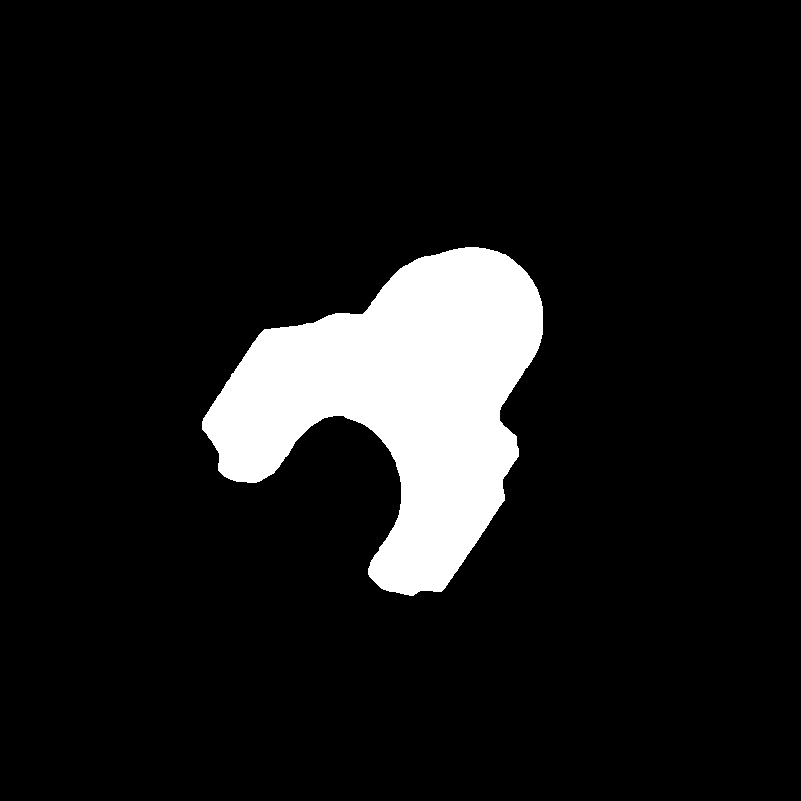
#> input picture data/demo_trials/20261007_135341_548823/current_mask.png, 801 x 801 px
$ python explore_orientation.py
#> lines starting #> are read from the running program, lines starting #| are printed output that depends on the picture; after the words box and inside, x2 and y2 are one past the last pixel; in counts of white or black regions, pixels touching at a corner belong together
### src/robot_vision/vision/test_orientation.py
"""
Test part orientation using the horseshoe opening.

The large external concavity defines a directed geometric reference.
The relative rotation is used to rotate the student-taught grasp offset.

IoU and PCA are retained for comparison only.
Each capture is saved for later analysis and student documentation.

This program uses the existing planar and grasp calibrations.
It does not connect to or move the robot.
"""

import json
import math
from datetime import datetime
from pathlib import Path

import cv2
import numpy as np

from robot_vision.vision.detection import load_calibration, process_frame


# Initial geometric acceptance limits.
# These values are relative to part size and must be checked with real captures.
MIN_DEPTH_RATIO = 0.10
MAX_SECOND_DEPTH_RATIO = 0.75

# Average points near the bottom instead of relying on one contour pixel.
BOTTOM_DEPTH_FRACTION = 0.90


# [160 lines left out: functions center_object_mask, similarity, rotate_mask, find_rotation, pca_orientation, mask_diagnostics, not called in this run]


def horseshoe_direction(mask):
    """Identify the dominant external concavity and its opening direction."""

    # A dense contour allows averaging several pixels near the concavity floor.
    contours, _ = cv2.findContours(
        mask, cv2.RETR_EXTERNAL, cv2.CHAIN_APPROX_NONE
    )

    if not contours:
        raise ValueError("No part contour found.")

    contour = max(contours, key=cv2.contourArea)

    if len(contour) < 4:
        raise ValueError("Insufficient contour geometry.")

    # Convexity defects measure recesses between the contour and its hull.
    # Internal holes are excluded by RETR_EXTERNAL.
    hull_indices = cv2.convexHull(contour, returnPoints=False)

    if hull_indices is None or len(hull_indices) < 3:
        raise ValueError("Could not calculate convex hull.")

    defects = cv2.convexityDefects(contour, hull_indices)

    if defects is None:
        raise ValueError("Horseshoe opening not found.")

    candidates = sorted(
        defects.reshape(-1, 4),
        key=lambda item: int(item[3]),
        reverse=True,
    )

    start_i, end_i, far_i, depth_fixed = map(int, candidates[0])

    # OpenCV stores defect depth with eight fractional bits.
    depth_px = depth_fixed / 256.0
    _, _, width, height = cv2.boundingRect(contour)
    diagonal_px = math.hypot(width, height)
    depth_ratio = depth_px / diagonal_px

    if depth_ratio < MIN_DEPTH_RATIO:
        raise ValueError("No sufficiently deep horseshoe opening.")

    second_depth = (
        int(candidates[1][3]) / 256.0
        if len(candidates) > 1 else 0.0
    )

    if second_depth > MAX_SECOND_DEPTH_RATIO * depth_px:
        raise ValueError("Multiple similar concavities: orientation unclear.")

    points = contour[:, 0].astype(np.float64)
    start = points[start_i]
    end = points[end_i]
    mouth = (start + end) / 2.0
    mouth_vector = end - start
    mouth_width = float(np.linalg.norm(mouth_vector))

    if mouth_width < 1.0:
        raise ValueError("Opening mouth is too narrow.")

    # Follow the contour segment that contains the selected defect.
    if start_i <= end_i:
        arc = points[start_i:end_i + 1]
    else:
        arc = np.concatenate((points[start_i:], points[:end_i + 1]))

    # Measure perpendicular distance from each arc point to the mouth line.
    relative = arc - start
    distances = np.abs(
        mouth_vector[0] * relative[:, 1]
        - mouth_vector[1] * relative[:, 0]
    ) / mouth_width

    # Averaging the deepest region reduces sensitivity to a single pixel.
    floor_points = arc[
        distances >= BOTTOM_DEPTH_FRACTION * distances.max()
    ]
    bottom = floor_points.mean(axis=0)
    direction = mouth - bottom

    if np.linalg.norm(direction) < 1.0:
        raise ValueError("Opening direction is undefined.")

    angle_deg = math.degrees(
        math.atan2(direction[1], direction[0])
    ) % 360.0

    # Lists and floats keep the result directly serializable to JSON.
    return {
        "direction_image_deg": float(angle_deg),
        "mouth_start_px": start.tolist(),
        "mouth_end_px": end.tolist(),
        "mouth_center_px": mouth.tolist(),
        "bottom_px": bottom.tolist(),
        "deepest_contour_point_px": points[far_i].tolist(),
        "depth_px": float(depth_px),
        "depth_ratio": float(depth_ratio),
        "second_depth_px": float(second_depth),
        "mouth_width_px": mouth_width,
    }


# [356 lines left out: functions geometry_preview, calculate_grasp, put_label, save_capture, analyze_capture, main, not called in this run]


# [2 lines that do not run on import are left out]

### src/robot_vision/vision/explore_orientation.py
"""
Interactive orientation activity using a saved part silhouette.

Rotate the silhouette and inspect the horseshoe direction.
Set a practice zero and select a practice grasp point.

This activity does not open a camera, import a robot controller,
or modify calibration and grasp configuration files.
"""

import argparse
import math
from pathlib import Path

import cv2
import numpy as np

from robot_vision.vision.test_orientation import horseshoe_direction


PROJECT_ROOT = Path(__file__).resolve().parents[3]
DEFAULT_IMAGE = (
    PROJECT_ROOT
    / "data/demo_trials/20261007_135341_548823/current_mask.png"
)

WINDOW = "Explore Part Orientation - Offline Practice"
SIZE = 440
CENTER = (SIZE // 2, SIZE // 2)
RADIUS = 185
HEADER = 130
FOOTER = 105


def load_silhouette(path):
    """Center a saved silhouette with enough room for a full rotation."""

    mask = cv2.imread(str(path), cv2.IMREAD_GRAYSCALE)

    if mask is None:
        raise FileNotFoundError(f"Could not read silhouette: {path}")

    _, mask = cv2.threshold(mask, 127, 255, cv2.THRESH_BINARY)
    contours, _ = cv2.findContours(
        mask, cv2.RETR_EXTERNAL, cv2.CHAIN_APPROX_SIMPLE
    )

    if not contours:
        raise ValueError("The image contains no part silhouette.")

    # Keep the largest external contour, matching the orientation method.
    contour = max(contours, key=cv2.contourArea)
    isolated = np.zeros_like(mask)
    cv2.drawContours(isolated, [contour], -1, 255, cv2.FILLED)

    x, y, width, height = cv2.boundingRect(contour)
    crop = isolated[y:y + height, x:x + width]

    scale = min(240.0 / width, 240.0 / height)
    crop = cv2.resize(
        crop,
        None,
        fx=scale,
        fy=scale,
        interpolation=cv2.INTER_NEAREST,
    )

    # Padding prevents the silhouette from being clipped when rotated.
    canvas = np.zeros((SIZE, SIZE), dtype=np.uint8)
    height, width = crop.shape
    top = (SIZE - height) // 2
    left = (SIZE - width) // 2
    canvas[top:top + height, left:left + width] = crop
    return canvas


def point_on_circle(angle_deg, radius):
    """Use mathematical angles: positive rotation is counterclockwise."""

    angle = math.radians(angle_deg)
    return (
        round(CENTER[0] + radius * math.cos(angle)),
        round(CENTER[1] - radius * math.sin(angle)),
    )


def put_text(image, text, position, color=(225, 225, 225), scale=0.48):
    """Draw consistent labels on the activity screen."""

    cv2.putText(
        image,
        text,
        position,
        cv2.FONT_HERSHEY_SIMPLEX,
        scale,
        color,
        1,
        cv2.LINE_AA,
    )


def draw_protractor(image, zero_angle):
    """Draw the overlay only after silhouette analysis."""

    cv2.circle(image, CENTER, RADIUS, (110, 110, 110), 1)

    for angle in range(0, 360, 15):
        absolute = zero_angle + angle
        inner_radius = RADIUS - (12 if angle % 30 == 0 else 6)
        cv2.line(
            image,
            point_on_circle(absolute, inner_radius),
            point_on_circle(absolute, RADIUS),
            (150, 150, 150),
            1,
        )

        if angle % 30 == 0:
            x, y = point_on_circle(absolute, RADIUS + 19)
            label = str(angle)
            width = cv2.getTextSize(
                label, cv2.FONT_HERSHEY_SIMPLEX, 0.4, 1
            )[0][0]
            put_text(image, label, (x - width // 2, y + 4), scale=0.4)

    # The zero line belongs only to this practice activity.
    cv2.line(
        image,
        CENTER,
        point_on_circle(zero_angle, RADIUS),
        (190, 140, 40),
        1,
    )


def main():
    """Run a local image exercise without hardware access."""

    parser = argparse.ArgumentParser(
        description="Explore horseshoe orientation using a saved silhouette."
    )
    parser.add_argument(
        "--image",
        default=str(DEFAULT_IMAGE),
        help="Path to a saved binary part silhouette.",
    )
    args = parser.parse_args()

    path = Path(args.image)
    if not path.is_absolute():
        path = PROJECT_ROOT / path

    base = load_silhouette(path)
#> in load_silhouette, `mask = cv2.imread(str(path), cv2.IMREAD_GRAYSCALE)`: mask: shape (801, 801); 9.6% white; 1 white region
#> in load_silhouette, `contours, _ = cv2.findContours( mask, cv2.RETR_EXTERNAL, cv2.CHAIN_APP..`: contours = 1 contour; box (x1, y1, x2, y2) and area: (202, 247, 543, 596) 60834
#> in load_silhouette, `contour = max(contours, key=cv2.contourArea)`: contour = contour of 537 points, box (x1, y1, x2, y2) (202, 247, 543, 596), area 60834
#> in load_silhouette, `x, y, width, height = cv2.boundingRect(contour)`: x = 202; y = 247; width = 341; height = 349
#> in load_silhouette, `crop = isolated[y:y + height, x:x + width]`:
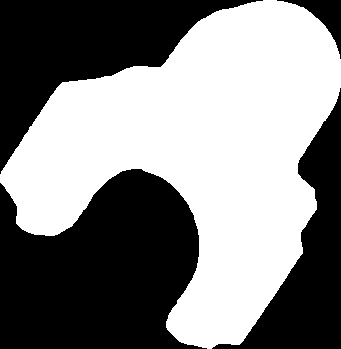
#> crop: shape (349, 341); 51.6% white; 4 black regions, box (x1, y1, x2, y2) and area: (0, 169, 207, 349) 27854, (0, 0, 263, 174) 17298, (212, 88, 341, 349) 11405, (277, 0, 341, 59) 1058
#> in load_silhouette, `scale = min(240.0 / width, 240.0 / height)`: scale = 0.688
#> in load_silhouette, `crop = cv2.resize( crop, None, fx=scale, fy=scale, interpolation=cv2.I..`: crop: shape (240, 234); 51.6% white; 4 black regions, box (x1, y1, x2, y2) and area: (0, 117, 139, 240) 13158, (0, 0, 181, 120) 8341, (147, 67, 234, 240) 5177, (191, 0, 234, 36) 482
#> in load_silhouette, `canvas[top:top + height, left:left + width] = crop`:
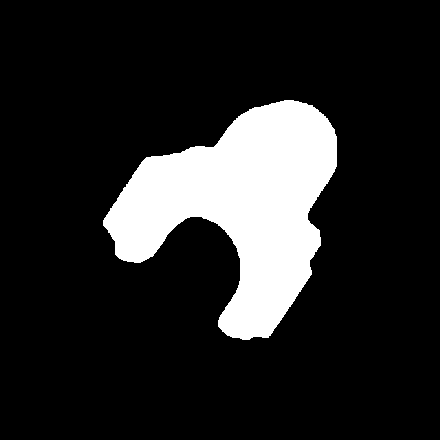
#> canvas: shape (440, 440); 15% white; 1 white region
    reference_geometry = horseshoe_direction(base)
#> in horseshoe_direction, `contours, _ = cv2.findContours( mask, cv2.RETR_EXTERNAL, cv2.CHAIN_APP..`: contours = 1 contour; box (x1, y1, x2, y2) and area: (103, 100, 337, 340) 28606
#> in horseshoe_direction, `contour = max(contours, key=cv2.contourArea)`: contour = contour of 790 points, box (x1, y1, x2, y2) (103, 100, 337, 340), area 28606
#> in horseshoe_direction, `hull_indices = cv2.convexHull(contour, returnPoints=False)`: hull_indices = 35 values, max 781 at index 0, min 0 at index 34, mean 438.4
#> in horseshoe_direction, `defects = cv2.convexityDefects(contour, hull_indices)`: defects = 29 rows, first 6: [0, 13, 9, 230], [13, 30, 24, 352], [30, 35, 33, 190], [35, 147, 80, 4925], [152, 162, 159, 189], [162, 180, 177, 343]
#> in horseshoe_direction, `candidates = sorted( defects.reshape(-1, 4), key=lambda item: int(item..`: candidates = 29 items, first 6: [252, 473, 357, 21860], [35, 147, 80, 4925], [610, 695, 644, 4888], [580, 610, 594, 1551], [218, 248, 235, 1272], [495, 514, 499, 657]
#> in horseshoe_direction, `start_i, end_i, far_i, depth_fixed = map(int, candidates[0])`: start_i = 252; end_i = 473; far_i = 357; depth_fixed = 21860
#> in horseshoe_direction, `depth_px = depth_fixed / 256.0`: depth_px = 85.39
#> in horseshoe_direction, `_, _, width, height = cv2.boundingRect(contour)`: width = 234; height = 240
#> in horseshoe_direction, `diagonal_px = math.hypot(width, height)`: diagonal_px = 335.2
#> in horseshoe_direction, `depth_ratio = depth_px / diagonal_px`: depth_ratio = 0.255
#> in horseshoe_direction, `second_depth = ( int(candidates[1][3]) / 256.0 if len(candidates) > 1 ..`: second_depth = 19.24
#> in horseshoe_direction, `points = contour[:, 0].astype(np.float64)`: points = 790 pairs, first value 103 to 336, second value 100 to 339
#> in horseshoe_direction, `start = points[start_i]`: start = [119, 258]
#> in horseshoe_direction, `end = points[end_i]`: end = [227, 335]
#> in horseshoe_direction, `mouth = (start + end) / 2.0`: mouth = [173, 296.5]
#> in horseshoe_direction, `mouth_vector = end - start`: mouth_vector = [108, 77]
#> in horseshoe_direction, `mouth_width = float(np.linalg.norm(mouth_vector))`: mouth_width = 132.6
#> in horseshoe_direction, `arc = points[start_i:end_i + 1]`: arc = 222 pairs, first value 119 to 240, second value 216 to 335
#> in horseshoe_direction, `relative = arc - start`: relative = 222 pairs, first value 0 to 121, second value -42 to 77
#> in horseshoe_direction, `distances = np.abs( mouth_vector[0] * relative[:, 1] - mouth_vector[1]..`: distances = 222 values, max 85.39 at index 105, min 0 at index 0, mean 46.26
#> in horseshoe_direction, `floor_points = arc[ distances >= BOTTOM_DEPTH_FRACTION * distances.max..`: floor_points = 52 pairs, first value 193 to 236, second value 216 to 247
#> in horseshoe_direction, `bottom = floor_points.mean(axis=0)`: bottom = [216.8, 227]
#> in horseshoe_direction, `direction = mouth - bottom`: direction = [-43.75, 69.5]
#> in horseshoe_direction, `angle_deg = math.degrees( math.atan2(direction[1], direction[0]) ) % 3..`: angle_deg = 122.2
#> reference_geometry = 10 items

    # Convert downward-positive image angles to counterclockwise angles.
    initial_angle = (
        -reference_geometry["direction_image_deg"]
    ) % 360.0
#> initial_angle = 237.8
    zero_angle = initial_angle
#> zero_angle = 237.8

    state = {
        "matrix": cv2.getRotationMatrix2D(CENTER, 0, 1.0),
        "grasp": None,
    }

    def select_grasp(event, x, y, flags, parameter):
        """Store a clicked practice point in the original image frame."""

        if event != cv2.EVENT_LBUTTONDOWN:
            return

        local_y = y - HEADER
        if not (0 <= x < SIZE and 0 <= local_y < SIZE):
            return

        inverse = cv2.invertAffineTransform(state["matrix"])
        original = inverse @ np.array([x, local_y, 1.0])

        if 0 <= original[0] < SIZE and 0 <= original[1] < SIZE:
            state["grasp"] = original

    cv2.namedWindow(WINDOW, cv2.WINDOW_AUTOSIZE)
    cv2.createTrackbar("Rotate CCW", WINDOW, 0, 359, lambda value: None)
    cv2.setMouseCallback(WINDOW, select_grasp)

    print("OFFLINE PRACTICE - no camera or robot connection.")
    print("Move the rotation slider or press A / D.")
    print("Click to select a practice grasp point.")
    print("Z: set practice zero. R: reset. Q or ESC: exit.")
    print("Practice changes are not saved to robot configuration.")

    try:
        while True:
            rotation = cv2.getTrackbarPos("Rotate CCW", WINDOW)
            matrix = cv2.getRotationMatrix2D(CENTER, rotation, 1.0)
            state["matrix"] = matrix

            # Analyze only the binary image, never the graphical overlay.
            rotated = cv2.warpAffine(
                base,
                matrix,
                (SIZE, SIZE),
                flags=cv2.INTER_NEAREST,
                borderValue=0,
            )

            panel = np.full((SIZE, SIZE, 3), 24, dtype=np.uint8)
            panel[rotated > 0] = (200, 205, 210)

            contours, _ = cv2.findContours(
                rotated, cv2.RETR_EXTERNAL, cv2.CHAIN_APPROX_SIMPLE
            )
            cv2.drawContours(panel, contours, -1, (70, 220, 90), 2)

            current_angle = None
            message = "Orientation unavailable"

            try:
                geometry = horseshoe_direction(rotated)
#> geometry = 10 items
                current_angle = (
                    -geometry["direction_image_deg"]
                ) % 360.0
#> current_angle = 237.8
                relative_angle = (current_angle - zero_angle) % 360.0
#> relative_angle = 0
                message = f"Detected from practice zero: {relative_angle:6.1f} deg"
#> message = 'Detected from practice zero:    0.0 deg'

                # Draw the identified opening and its direction.
                start = tuple(np.rint(geometry["mouth_start_px"]).astype(int))
#> start = (119, 258)
                end = tuple(np.rint(geometry["mouth_end_px"]).astype(int))
#> end = (227, 335)
                bottom = tuple(np.rint(geometry["bottom_px"]).astype(int))
#> bottom = (217, 227)
                mouth = tuple(np.rint(geometry["mouth_center_px"]).astype(int))
#> mouth = (173, 296)
                cv2.line(panel, start, end, (0, 220, 255), 2)
                cv2.arrowedLine(
                    panel, bottom, mouth, (70, 70, 255), 2, tipLength=0.25
                )
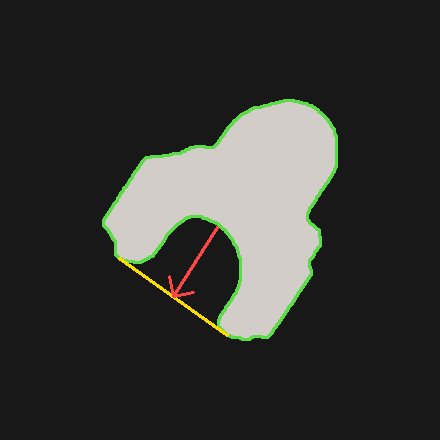
#> panel: shape (440, 440, 3); mean of channels 0, 1, 2 49.4, 52.8, 52; drawn as B, G, R

            except ValueError as error:
                message = str(error)

            # A centroid marker makes the detected part center visible.
            moments = cv2.moments(rotated)
#> moments = moments, m00 7395510, centre m10/m00, m01/m00 = (239.6, 205.4)
            if moments["m00"]:
                centroid = (
                    round(moments["m10"] / moments["m00"]),
                    round(moments["m01"] / moments["m00"]),
                )
#> centroid = (240, 205)
                cv2.drawMarker(
                    panel, centroid, (255, 180, 60),
                    cv2.MARKER_CROSS, 14, 1,
                )
#> panel: shape (440, 440, 3); 0.01% of pixels changed, all inside (x1, y1, x2, y2) = (233, 198, 248, 213)

            draw_protractor(panel, zero_angle)
#> the loop in draw_protractor, `for angle in range(0, 360, 15):` made 24 passes
#> (absolute, x, y) on passes 1, 3, 5, 7, 9, 11, 13, 15, 17, 19, 21, 23: (237.8, 111, 393), (267.8, 212, 424), (297.8, 315, 400), (327.8, 393, 329), (357.8, 424, 228), (387.8, 400, 125), (417.8, 329, 47), (447.8, 228, 16), (477.8, 125, 40), (507.8, 47, 111), (537.8, 16, 212), (567.8, 40, 315)
#> absolute on passes 2, 4, 6, 8, 10, 12: 252.8, 282.8, 312.8, 342.8, 372.8, 402.8
#> after the loop in draw_protractor, `for angle in range(0, 360, 15):`:
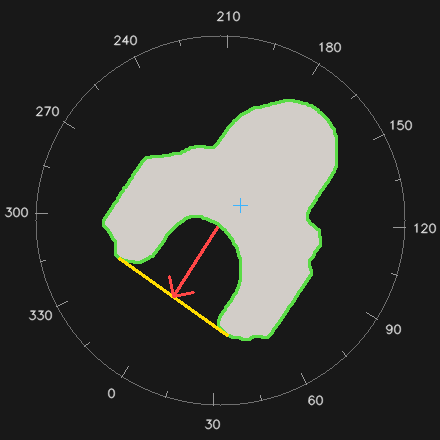
#> image: shape (440, 440, 3); mean of channels 0, 1, 2 50.8, 54.3, 53.4; drawn as B, G, R
#> in draw_protractor, `cv2.line( image, CENTER, point_on_circle(zero_angle, RADIUS), (190, 14..`:
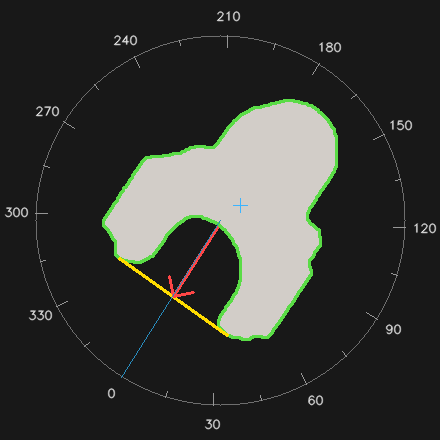
#> image: shape (440, 440, 3); 0.08% of pixels changed, all inside (x1, y1, x2, y2) = (121, 220, 221, 378); drawn as B, G, R

            if current_angle is not None:
                cv2.arrowedLine(
                    panel,
                    CENTER,
                    point_on_circle(current_angle, RADIUS - 20),
                    (70, 70, 255),
                    2,
                    tipLength=0.08,
                )
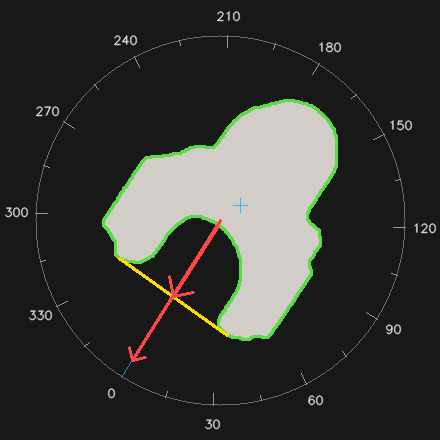
#> panel: shape (440, 440, 3); 0.26% of pixels changed, all inside (x1, y1, x2, y2) = (128, 219, 222, 362); drawn as B, G, R

            # Rotate the selected point with the image for practice.
            # This is not a robot target or a metric grasp calibration.
            if state["grasp"] is not None:
                point = matrix @ np.array([*state["grasp"], 1.0])
                point = tuple(np.rint(point).astype(int))
                cv2.drawMarker(
                    panel, point, (230, 70, 230),
                    cv2.MARKER_TILTED_CROSS, 18, 2,
                )

            screen = np.full(
                (HEADER + SIZE + FOOTER, SIZE, 3), 24, dtype=np.uint8
            )
            screen[HEADER:HEADER + SIZE] = panel

            put_text(screen, "EXPLORE PART ORIENTATION", (15, 27), scale=0.65)
            put_text(screen, "OFFLINE PRACTICE - NO ROBOT", (15, 52), (80, 220, 255))
            put_text(screen, message, (15, 79))
            put_text(screen, f"Applied image rotation: {rotation} deg CCW", (15, 103))
            put_text(screen, "Red arrow: horseshoe opening direction", (15, 123), scale=0.43)

            bottom_y = HEADER + SIZE
            put_text(screen, "Slider / A D: rotate    Z: set practice zero", (12, bottom_y + 22))
            put_text(screen, "Click: practice grasp point (magenta)", (12, bottom_y + 44))
            put_text(screen, "R: reset    Q / ESC: exit", (12, bottom_y + 66))
            put_text(screen, "Robot calibration is unchanged.", (12, bottom_y + 90))
#> in put_text (call 21), `cv2.putText( image, text, position, cv2.FONT_HERSHEY_SIMPLEX, scale, c..`:
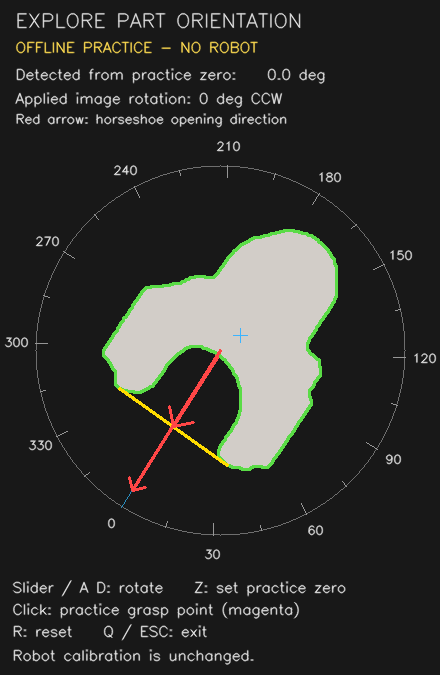
#> image: shape (675, 440, 3); mean of channels 0, 1, 2 45.6, 48.2, 48; drawn as B, G, R

            cv2.imshow(WINDOW, screen)
            key = cv2.waitKey(30) & 0xFF
#> (key q is pressed here)

            if key in (27, ord("q")):
                break
            if cv2.getWindowProperty(WINDOW, cv2.WND_PROP_VISIBLE) < 1:
                break

            if key == ord("z") and current_angle is not None:
                zero_angle = current_angle
            elif key == ord("r"):
                zero_angle = initial_angle
                state["grasp"] = None
                cv2.setTrackbarPos("Rotate CCW", WINDOW, 0)
            elif key == ord("a"):
                cv2.setTrackbarPos("Rotate CCW", WINDOW, (rotation + 5) % 360)
            elif key == ord("d"):
                cv2.setTrackbarPos("Rotate CCW", WINDOW, (rotation - 5) % 360)

    finally:
        cv2.destroyAllWindows()


if __name__ == "__main__":
    main()
